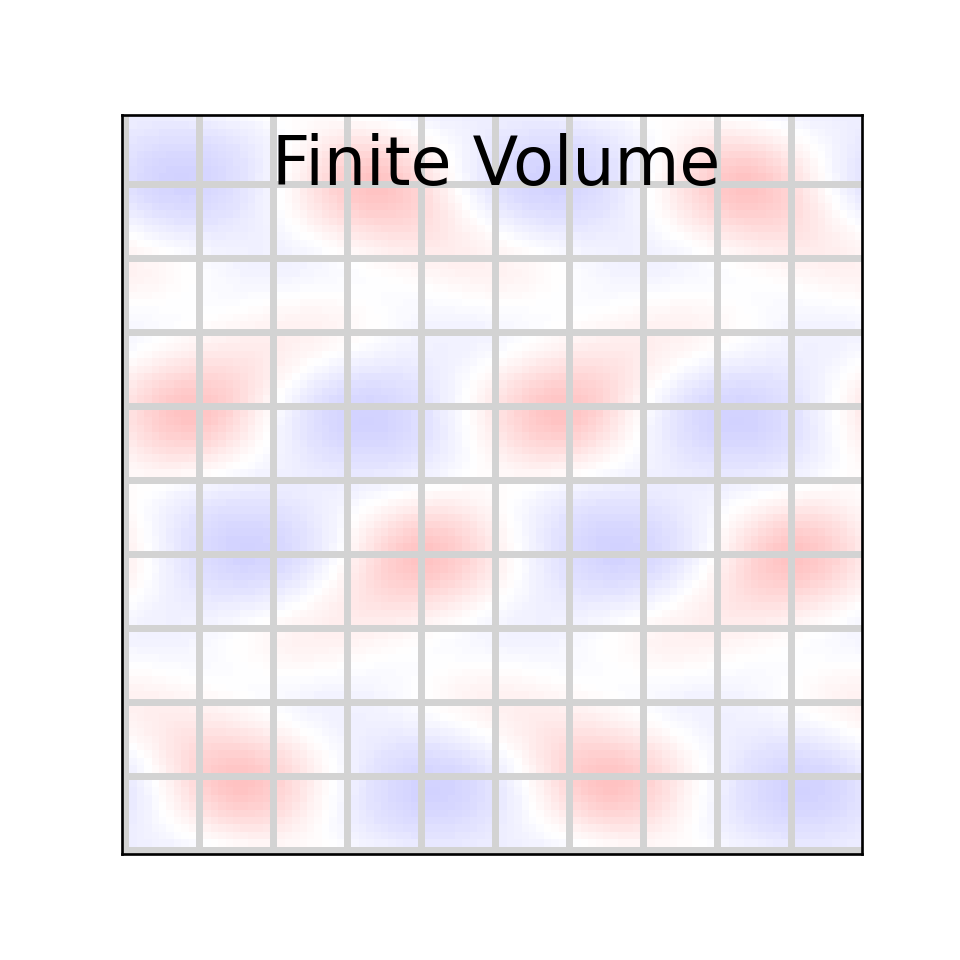

Reproduce this figure in Python.
import matplotlib.pyplot as plt
import numpy as np

"""
Create Your Own Finite Volume Fluid Simulation (With Python)
Philip Mocz 2023, @PMocz

Simulate the compressible Euler equations

Method based on:
https://levelup.gitconnected.com/create-your-own-finite-volume-fluid-simulation-with-python-8f9eab0b8305

see link for details

"""

R = -1  # right
L = 1  # left
aX = 1  # x-axis
aY = 0  # y-axis


def getConserved(rho, vx, vy, vol):
    """
    Calculate the conserved variable from the primitive
        rho      is matrix of cell densities
        vx       is matrix of cell x-velocity
        vy       is matrix of cell y-velocity
        vol      is cell volume
        Mass     is matrix of mass in cells
        Momx     is matrix of x-momentum in cells
        Momy     is matrix of y-momentum in cells
    """
    Mass = rho * vol
    Momx = rho * vx * vol
    Momy = rho * vy * vol

    return Mass, Momx, Momy


def getPrimitive(Mass, Momx, Momy, vol):
    """
    Calculate the primitive variable from the conservative
        Mass     is matrix of mass in cells
        Momx     is matrix of x-momentum in cells
        Momy     is matrix of y-momentum in cells
        vol      is cell volume
        rho      is matrix of cell densities
        vx       is matrix of cell x-velocity
        vy       is matrix of cell y-velocity
    """
    rho = Mass / vol
    vx = Momx / rho / vol
    vy = Momy / rho / vol

    return rho, vx, vy


def getGradient(f, dx):
    """
    Calculate the gradients of a field
        f        is a matrix of the field
        dx       is the cell size
        f_dx     is a matrix of derivative of f in the x-direction
        f_dy     is a matrix of derivative of f in the y-direction
    """

    f_dx = (np.roll(f, R, axis=aX) - np.roll(f, L, axis=aX)) / (2 * dx)
    f_dy = (np.roll(f, R, axis=aY) - np.roll(f, L, axis=aY)) / (2 * dx)

    return f_dx, f_dy


def extrapolateInSpaceToFace(f, f_dx, f_dy, dx):
    """
    Calculate the gradients of a field
        f        is a matrix of the field
        f_dx     is a matrix of the field x-derivatives
        f_dy     is a matrix of the field y-derivatives
        dx       is the cell size
        f_XL     is a matrix of spatial-extrapolated values on `left' face along x-axis
        f_XR     is a matrix of spatial-extrapolated values on `right' face along x-axis
        f_YL     is a matrix of spatial-extrapolated values on `left' face along y-axis
        f_YR     is a matrix of spatial-extrapolated values on `right' face along y-axis
    """

    f_XL = f - f_dx * dx / 2
    f_XL = np.roll(f_XL, R, axis=aX)
    f_XR = f + f_dx * dx / 2

    f_YL = f - f_dy * dx / 2
    f_YL = np.roll(f_YL, R, axis=aY)
    f_YR = f + f_dy * dx / 2

    return f_XL, f_XR, f_YL, f_YR


def applyFluxes(F, flux_F_X, flux_F_Y, dx, dt):
    """
    Apply fluxes to conserved variables
        F        is a matrix of the conserved variable field
        flux_F_X is a matrix of the x-dir fluxes
        flux_F_Y is a matrix of the y-dir fluxes
        dx       is the cell size
        dt       is the timestep
    """

    # update solution
    F += -dt * dx * flux_F_X
    F += dt * dx * np.roll(flux_F_X, L, axis=aX)
    F += -dt * dx * flux_F_Y
    F += dt * dx * np.roll(flux_F_Y, L, axis=aY)

    return F


def getFlux(rho_L, rho_R, vx_L, vx_R, vy_L, vy_R):
    """
    Calculate fluxed between 2 states with local Lax-Friedrichs/Rusanov rule
        rho_L        is a matrix of left-state  density
        rho_R        is a matrix of right-state density
        vx_L         is a matrix of left-state  x-velocity
        vx_R         is a matrix of right-state x-velocity
        vy_L         is a matrix of left-state  y-velocity
        vy_R         is a matrix of right-state y-velocity
        flux_Mass    is the matrix of mass fluxes
        flux_Momx    is the matrix of x-momentum fluxes
        flux_Momy    is the matrix of y-momentum fluxes
    """

    # compute star (averaged) states
    rho_star = 0.5 * (rho_L + rho_R)
    momx_star = 0.5 * (rho_L * vx_L + rho_R * vx_R)
    momy_star = 0.5 * (rho_L * vy_L + rho_R * vy_R)

    P_star = rho_star

    # compute fluxes (local Lax-Friedrichs/Rusanov)
    flux_Mass = momx_star
    flux_Momx = momx_star**2 / rho_star + P_star
    flux_Momy = momx_star * momy_star / rho_star

    # find wavespeeds
    C_L = 1 + np.abs(vx_L)
    C_R = 1 + np.abs(vx_R)
    C = np.maximum(C_L, C_R)

    # add stabilizing diffusive term
    flux_Mass -= C * 0.5 * (rho_L - rho_R)
    flux_Momx -= C * 0.5 * (rho_L * vx_L - rho_R * vx_R)
    flux_Momy -= C * 0.5 * (rho_L * vy_L - rho_R * vy_R)

    return flux_Mass, flux_Momx, flux_Momy


def main():
    """Finite Volume simulation"""

    # Simulation parameters
    N = 100  # resolution
    courant_fac = 0.5  # Courant factor
    t = 0  # current time of the simulation
    tEnd = 1 / np.sqrt(3)  # time at which simulation ends
    Nout = 100  # number of frames to draw
    saveFrames = False  # save frames to create movie

    # Mesh
    Lbox = 1.0  # box size
    dx = Lbox / N
    vol = dx**2
    xlin = np.linspace(0.5 * dx, Lbox - 0.5 * dx, N)
    X, Y = np.meshgrid(xlin, xlin)

    # Generate Initial Conditions
    rho = 0 * X + 1
    vx = 0.5 * np.sin(2 * np.pi * Y)
    vy = 0.1 * np.sin(4 * np.pi * X) * np.cos(2 * np.pi * Y) ** 2

    # Get conserved variables
    Mass, Momx, Momy = getConserved(rho, vx, vy, vol)

    # prep figure
    fig = plt.figure(figsize=(4, 4), dpi=100)
    cmap = plt.cm.bwr
    cmap.set_bad("LightGray")
    outputCount = 1

    # Simulation Main Loop
    while t < tEnd:
        # get Primitive variables
        rho, vx, vy = getPrimitive(Mass, Momx, Momy, vol)

        # get time step (CFL) = dx / max signal speed
        dt = courant_fac * np.min(dx / (1 + np.sqrt(vx**2 + vy**2)))
        plotThisTurn = False
        if t + dt > outputCount * tEnd / Nout:
            dt = outputCount * tEnd / Nout - t
            plotThisTurn = True

        # calculate gradients
        rho_dx, rho_dy = getGradient(rho, dx)
        vx_dx, vx_dy = getGradient(vx, dx)
        vy_dx, vy_dy = getGradient(vy, dx)
        P_dx = rho_dx
        P_dy = rho_dy

        # extrapolate half-step in time
        rho_prime = rho - 0.5 * dt * (
            vx * rho_dx + rho * vx_dx + vy * rho_dy + rho * vy_dy
        )
        vx_prime = vx - 0.5 * dt * (vx * vx_dx + vy * vx_dy + (1 / rho) * P_dx)
        vy_prime = vy - 0.5 * dt * (vx * vy_dx + vy * vy_dy + (1 / rho) * P_dy)

        # extrapolate in space to face centers
        rho_XL, rho_XR, rho_YL, rho_YR = extrapolateInSpaceToFace(
            rho_prime, rho_dx, rho_dy, dx
        )
        vx_XL, vx_XR, vx_YL, vx_YR = extrapolateInSpaceToFace(
            vx_prime, vx_dx, vx_dy, dx
        )
        vy_XL, vy_XR, vy_YL, vy_YR = extrapolateInSpaceToFace(
            vy_prime, vy_dx, vy_dy, dx
        )

        # compute fluxes (local Lax-Friedrichs/Rusanov)
        flux_Mass_X, flux_Momx_X, flux_Momy_X = getFlux(
            rho_XL, rho_XR, vx_XL, vx_XR, vy_XL, vy_XR
        )
        flux_Mass_Y, flux_Momy_Y, flux_Momx_Y = getFlux(
            rho_YL, rho_YR, vy_YL, vy_YR, vx_YL, vx_YR
        )

        # update solution
        Mass = applyFluxes(Mass, flux_Mass_X, flux_Mass_Y, dx, dt)
        Momx = applyFluxes(Momx, flux_Momx_X, flux_Momx_Y, dx, dt)
        Momy = applyFluxes(Momy, flux_Momy_X, flux_Momy_Y, dx, dt)

        # update time
        t += dt

        # plot in real time
        if plotThisTurn:
            plt.cla()
            plot_field = 1.0 * rho
            if saveFrames:
                # fancy plot to illustrate FV concept
                plot_field[:, 0 :: int(N / 10)] = np.nan
                plot_field[0 :: int(N / 10), :] = np.nan
            plt.imshow(plot_field, cmap=cmap)
            plt.clim(0.85, 1.15)
            ax = plt.gca()
            ax.invert_yaxis()
            ax.get_xaxis().set_visible(False)
            ax.get_yaxis().set_visible(False)
            ax.set_aspect("equal")
            if saveFrames:
                plt.text(
                    0.5 * N,
                    0.9 * N,
                    "Finite Volume",
                    fontsize=20,
                    horizontalalignment="center",
                )
                plt.savefig(
                    "tmp/fv%03d.png" % (outputCount - 1),
                    dpi=100,
                    bbox_inches="tight",
                    pad_inches=0,
                )
            outputCount += 1
            plt.pause(0.001)

    # Save figure
    plt.savefig("finitevolume.png", dpi=240)
    plt.show()

    return 0


if __name__ == "__main__":
    main()
